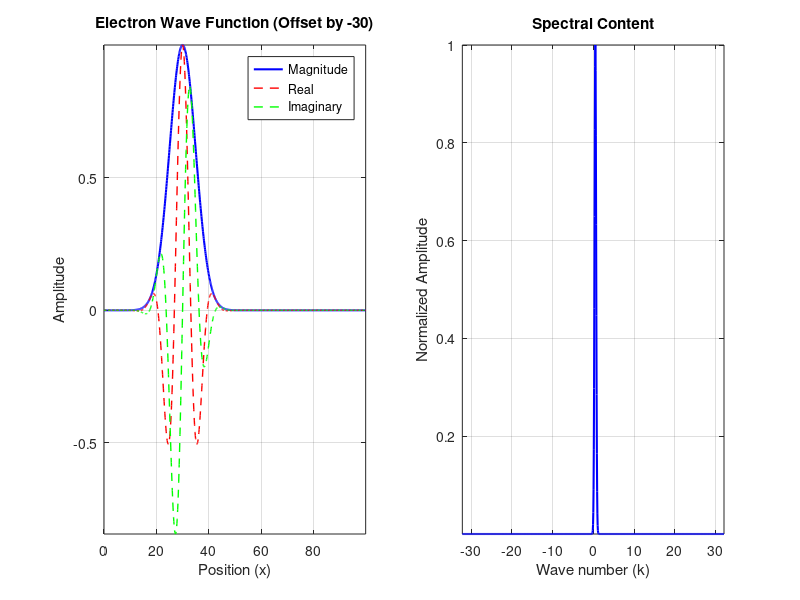

Write MATLAB code to recreate this figure. (Note: this script raises an error after producing the figure.)
% MATLAB program to create, analyze, and reconstruct a modulated Gaussian electron wave function
% with spatial offset and animation

clear all;
close all;

% Parameters
L = 100;              % Spatial domain length (arbitrary units)
N = 1024;            % Number of points (power of 2 for FFT)
dx = L/N;            % Spatial step size
x = 0:dx:L-dx;  % Spatial coordinate array

% Wave function parameters
sigma = 5;           % Gaussian width (spatial spread)
k0 = 0.5;           % Central wave number (modulation frequency)
A = 1;              % Amplitude
x0 = 30;           % Spatial offset

% Create the modulated Gaussian pulse (wave function) with offset
psi = A * exp(-((x-x0).^2)/(2*sigma^2)) .* exp(1i*k0*(x-x0));
% psi = cos(2*pi*x/L*20);

% Calculate the FFT for spectral content
psi_k = fftshift(fft(psi));
dk = 2*pi/L;         % Frequency step size
k = -N/2*dk:dk:(N/2-1)*dk;  % Wave number array



% Calculate magnitudes for plotting
psi_mag = abs(psi);         % Magnitude of spatial wave function
psi_k_mag = abs(psi_k);     % Magnitude of spectral content

% Normalize spectral content for better visualization
psi_k_mag = psi_k_mag/max(psi_k_mag);

% Create figure with two subplots
figure('Position', [100 100 800 400]);

% Plot spatial domain (wave function)
subplot(1,2,1);
plot(x, psi_mag, 'b-', 'LineWidth', 1.5);
hold on;
plot(x, real(psi), 'r--', 'LineWidth', 1);
plot(x, imag(psi), 'g--', 'LineWidth', 1);
hold off;
grid on;
xlabel('Position (x)');
ylabel('Amplitude');
title('Electron Wave Function (Offset by -30)');
legend('Magnitude', 'Real', 'Imaginary');
axis tight;

% Plot frequency domain (spectral content)
subplot(1,2,2);
plot(k, psi_k_mag, 'b-', 'LineWidth', 1.5);
grid on;
xlabel('Wave number (k)');
ylabel('Normalized Amplitude');
title('Spectral Content');
axis tight;

% Adjust figure properties
set(gcf, 'Color', 'white');
sgtitle('Modulated Gaussian Electron Wave Function Analysis (Offset)');

% Display some basic properties
disp('Wave function properties:');
disp(['Spatial width (sigma): ', num2str(sigma)]);
disp(['Central wave number (k0): ', num2str(k0)]);
disp(['Spatial offset (x0): ', num2str(x0)]);
disp(['Uncertainty product (Δx·Δk): ', num2str(sigma * (1/sigma))]);

% Reconstruction using inverse Fourier synthesis
psi_reconstructed = zeros(size(x));  % Initialize reconstructed wave function
n_steps = 50;                       % Number of steps for animation
step_size = floor(N/n_steps);       % Number of components per step

% Prepare animation figure
figure('Position', [100 100 600 400]);
h_real = plot(x, zeros(size(x)), 'r-', 'LineWidth', 1.5);
hold on;
h_imag = plot(x, zeros(size(x)), 'g-', 'LineWidth', 1.5);
plot(x, real(psi), 'r--', 'LineWidth', 1);
plot(x, imag(psi), 'g--', 'LineWidth', 1);
hold off;
grid on;
xlabel('Position (x)');
ylabel('Amplitude');
title('Wave Function Reconstruction');
legend('Reconstructed Real', 'Reconstructed Imag', 'Original Real', 'Original Imag');
axis([min(x) max(x) -1.5*A 1.5*A]);
set(gcf, 'Color', 'white');

% Animation and GIF creation
filename = 'wave_reconstruction.gif';
for n = 1:n_steps
    % Add next batch of spectral components
    start_idx = 1 + (n-1)*step_size;
    end_idx = min(n*step_size, N);
    
    for m = start_idx:end_idx
        % Correct k-index mapping
        k_idx = m - 1 - N/2;  % Proper centering of k values
        psi_reconstructed = psi_reconstructed + ...
            (psi_k(m)/N) * exp(1i * k(k_idx + N/2 + 1) * x);
    end
    
    % Update plot with real and imaginary parts
    set(h_real, 'YData', real(psi_reconstructed));
    set(h_imag, 'YData', imag(psi_reconstructed));
    drawnow;
    
    % Capture frame for GIF
    frame = getframe(gcf);
    im = frame2im(frame);
    [imind, cm] = rgb2ind(im, 256);
    
    % Write to GIF file
    if n == 1
        imwrite(imind, cm, filename, 'gif', 'Loopcount', inf, 'DelayTime', 0.1);
    else
        imwrite(imind, cm, filename, 'gif', 'WriteMode', 'append', 'DelayTime', 0.1);
    end
end

disp('Animation complete. GIF file saved as wave_reconstruction.gif');

% Additional parameters for proper phase propagation
t_max = 50;          % Total time for animation
n_frames = 100;      % Number of frames
dt = t_max/n_frames; % Time step
m = 1;              % Mass (arbitrary units)
hbar = 1;           % Reduced Planck's constant (arbitrary units)

% Store original spectral components
psi_k_original = fftshift(fft(psi));  % From original code

% Prepare figure for propagation animation
figure('Position', [100 100 600 400]);
h_mag = plot(x, zeros(size(x)), 'b-', 'LineWidth', 1.5);
hold on;
h_real = plot(x, zeros(size(x)), 'r--', 'LineWidth', 1);
h_imag = plot(x, zeros(size(x)), 'g--', 'LineWidth', 1);
hold off;
grid on;
xlabel('Position (x)');
ylabel('Amplitude');
title('Propagating Gaussian Wave Packet');
legend('Magnitude', 'Real', 'Imaginary');
axis([min(x) max(x) -1.5*A 1.5*A]);
set(gcf, 'Color', 'white');

% Animation of propagating pulse with proper phase velocities
filename_prop = 'wave_propagation.gif';

for n = 1:n_frames
    % Current time
    t = (n-1)*dt;
    
    % Initialize time-evolved spectral components
    psi_k_t = psi_k_original;
    
    % Apply phase evolution to each k-component
    for j = 1:N
        % Get corresponding wave number
        k_idx = j - 1 - N/2;  % Center k array
        k_val = k(k_idx + N/2 + 1);
        
        % Dispersion relation: ω(k) = ħk²/2m
        omega = (hbar * k_val^2) / (2*m);
        
        % Phase evolution: exp(-iωt)
        psi_k_t(j) = psi_k_original(j) * exp(-1i * omega * t);
    end
    
    % Inverse FFT to get time-evolved spatial wave function
    psi_t = ifft(ifftshift(psi_k_t));
    
    % Update plot data
    set(h_mag, 'YData', abs(psi_t));
    set(h_real, 'YData', real(psi_t));
    set(h_imag, 'YData', imag(psi_t));
    
    % Add time stamp to title
    title(['Propagating Gaussian Wave Packet (t = ' num2str(t, '%.1f') ')']);
    drawnow;
    
    % Capture frame for GIF
    frame = getframe(gcf);
    im = frame2im(frame);
    [imind, cm] = rgb2ind(im, 256);
    
    % Write to GIF file
    if n == 1
        imwrite(imind, cm, filename_prop, 'gif', 'Loopcount', inf, 'DelayTime', 0.05);
    else
        imwrite(imind, cm, filename_prop, 'gif', 'WriteMode', 'append', 'DelayTime', 0.05);
    end
end

disp('Propagation animation complete. GIF file saved as wave_propagation.gif');

% Calculate and display group velocity
k_center = k0;  % Central wave number
vg = (hbar * k_center) / m;  % Group velocity: dω/dk = ħk/m
disp(['Calculated group velocity: ' num2str(vg)]);